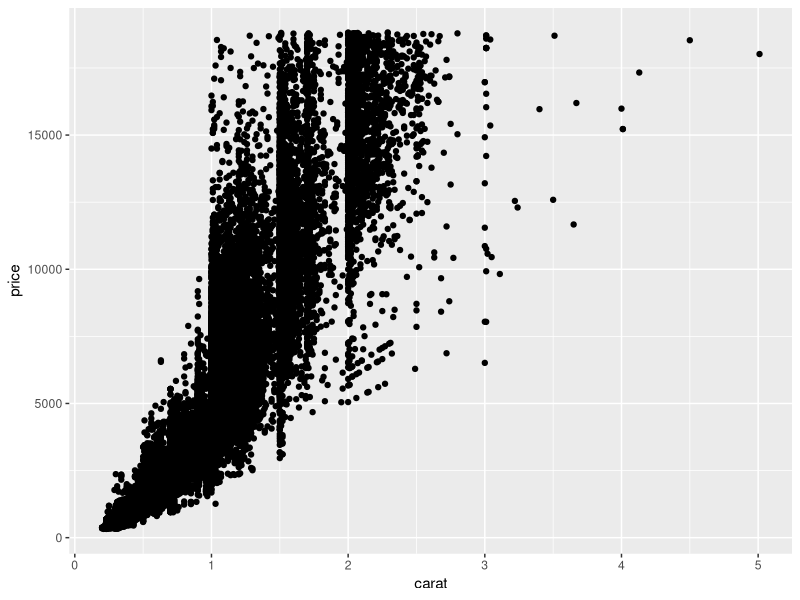
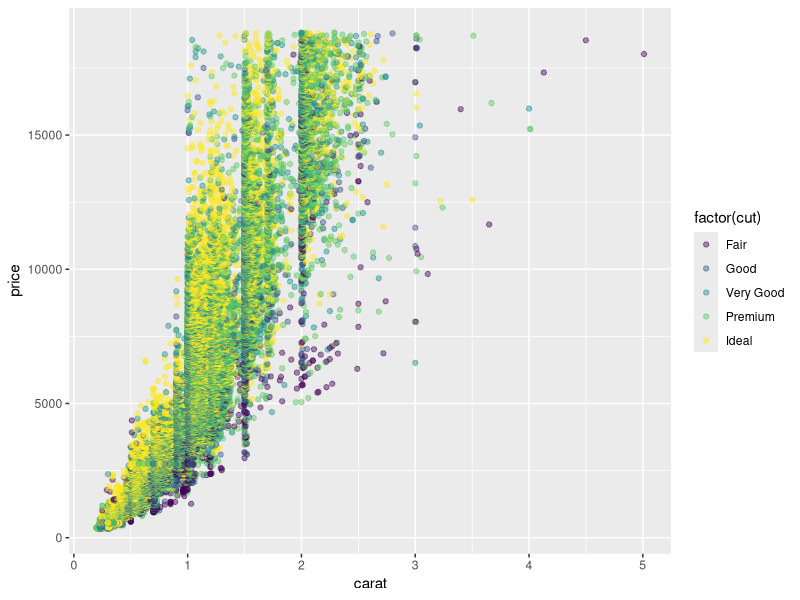
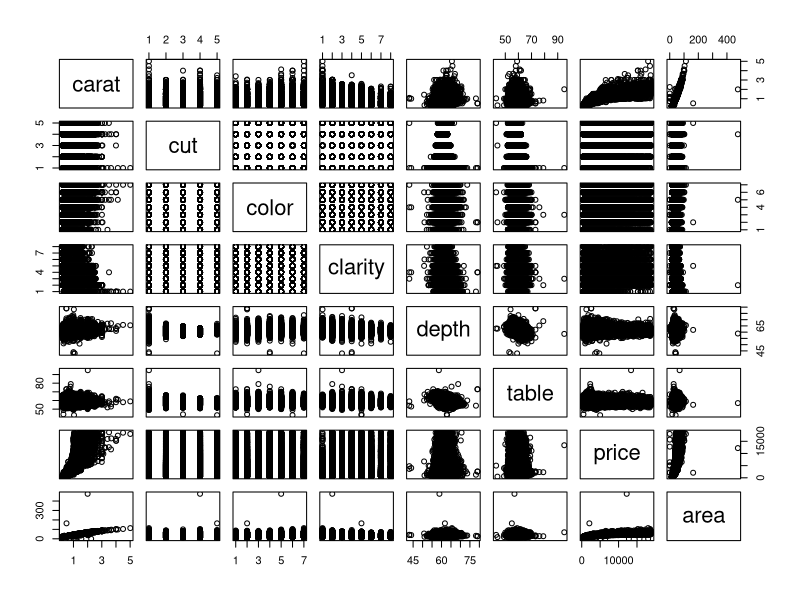
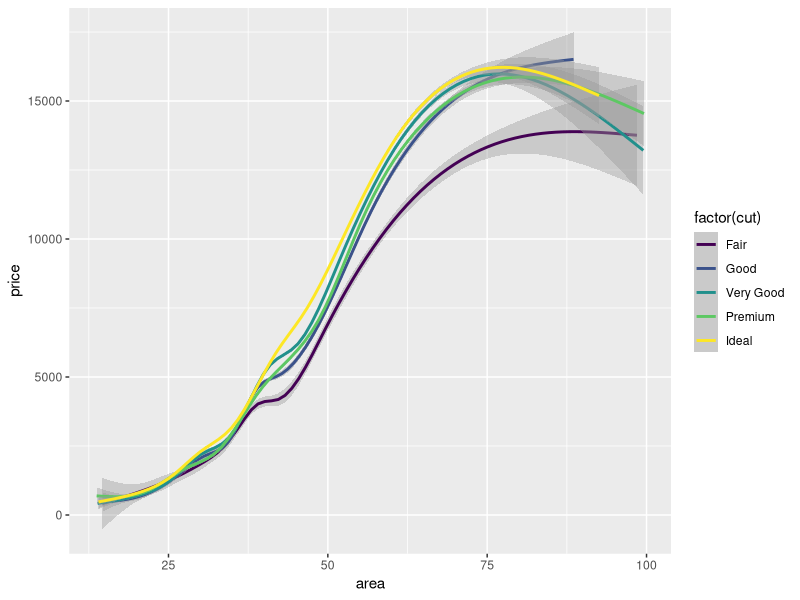

R code for these plots, in order:
## ---- chunk 1
library(tidyverse)
## ---- chunk 2
## TASK: Plot `price` vs `carat` below
## Your code here!
diamonds %>%
  ggplot(aes(y = price, x = carat, group = 1)) +
  geom_point()
## ---- chunk 3
## TASK: Plot `price`, `carat`, and `cut` below
## Your code here!
diamonds %>%
  ggplot(aes(y = price, x = carat, colour = factor(cut))) +
  geom_point(alpha = 0.45)
## ---- chunk 4
diamonds$area = diamonds$x * diamonds$y
select(diamonds, -c(x,y,z)) %>% pairs()
## ---- chunk 5
## TASK: Plot `price`, `carat`, and `cut` below
## Your code here!
diamonds %>%
  filter(area > 1 & area < 100) %>%
  ggplot(aes(y = price, x = area, colour = factor(cut))) +
  geom_smooth()
